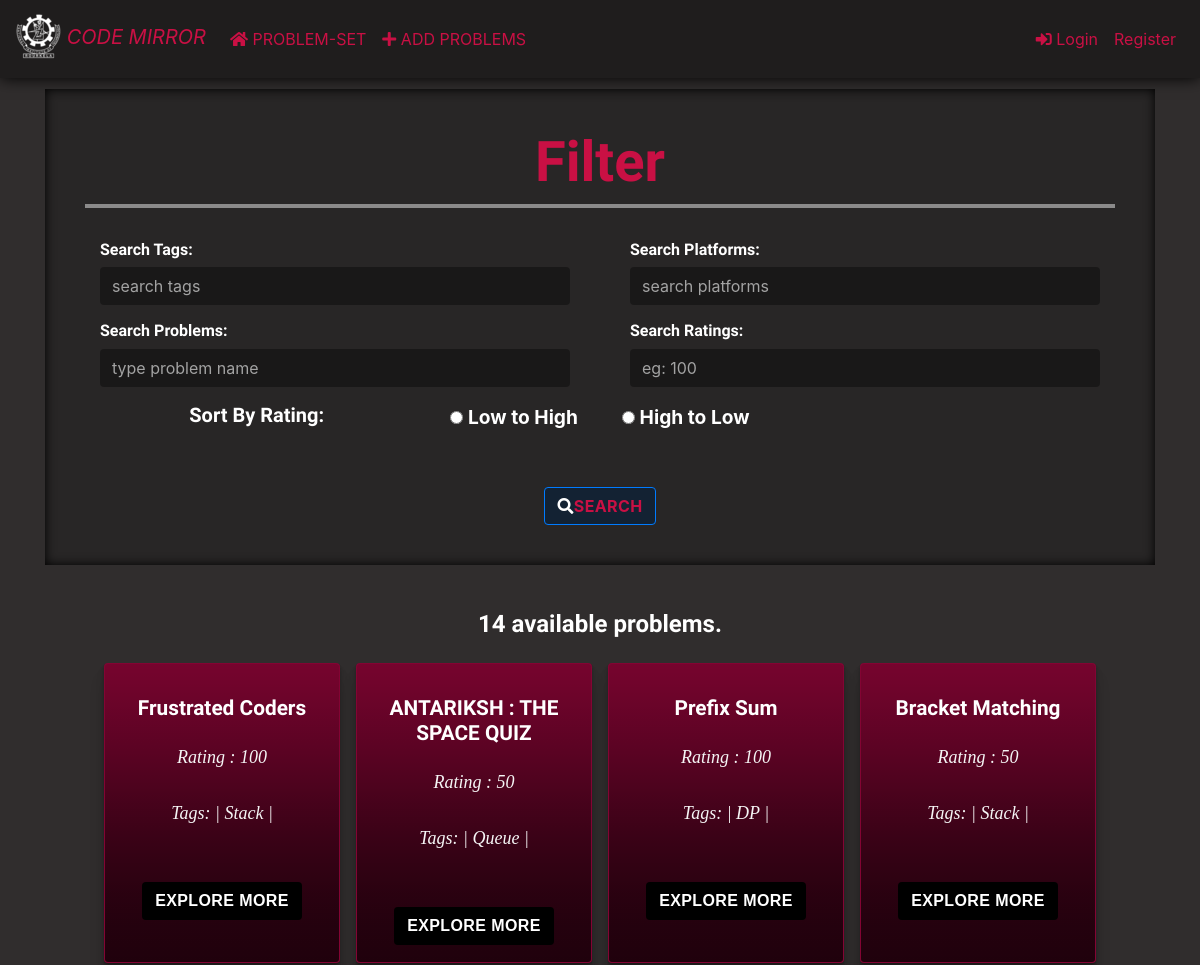
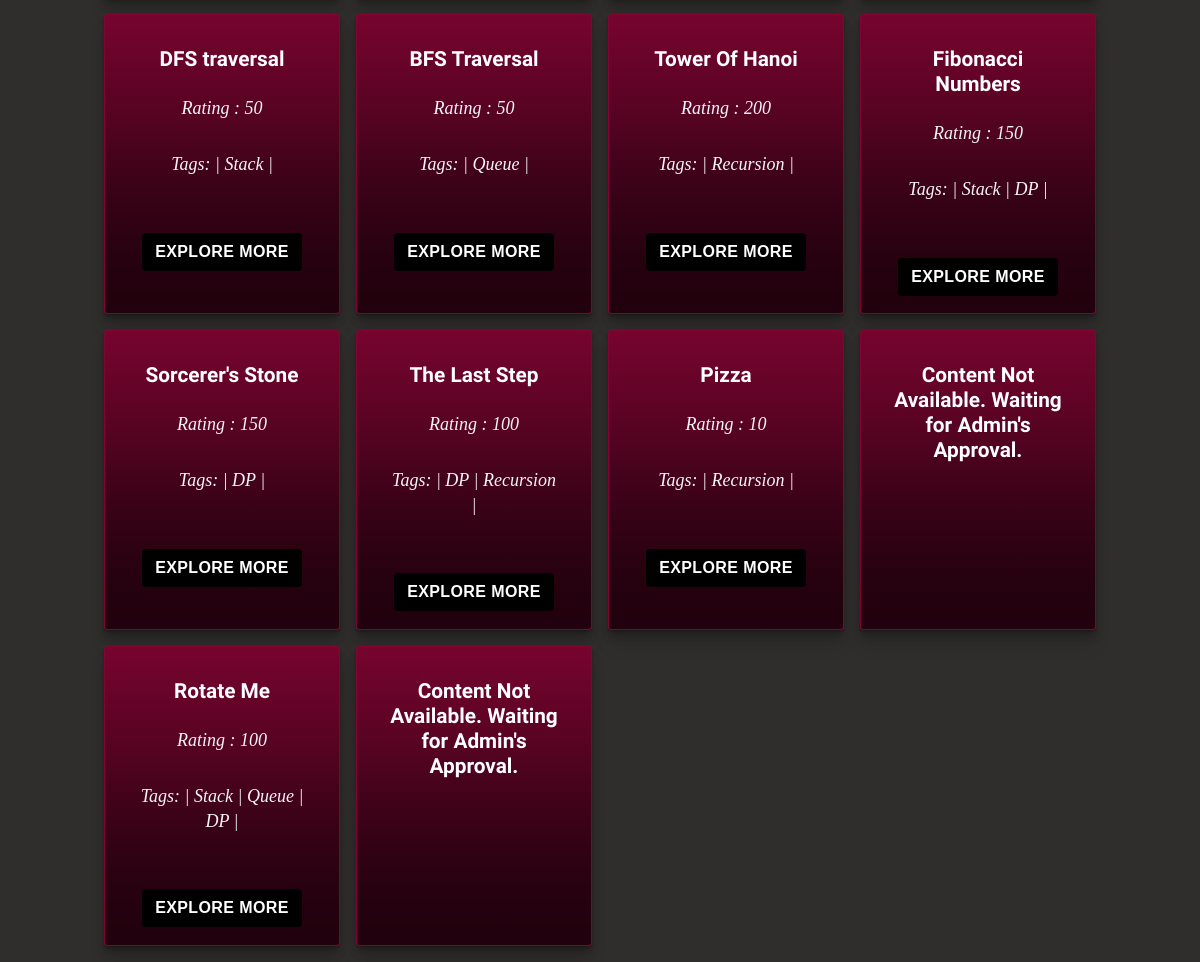
The app's page /index/ with its own data (2 pictures, top to bottom).
### cp_app/models.py (models this page shows, shortened)
class Problem(models.Model):
    title = models.CharField(max_length=200)
    author = models.ForeignKey(Author, on_delete=models.CASCADE)
    tag = models.ManyToManyField(Tag)
    description=models.CharField(max_length=10000)
    rating=models.PositiveIntegerField()
    link=models.URLField(max_length=100)
    reviewed=models.BooleanField()

class Tag(models.Model):
    name = models.CharField(max_length=20)
    def __str__(self):
        return self.name

### cp_app/views.py (the view)
# urls.py: path('index/',views.index,name='index'),
def index(request):
    q2 = Tag.objects.all()
    q1 = Problem.objects.all()
    q3= Author.objects.all()
    tag=request.POST.get('tag_query')
    problem_name=request.POST.get('title_query')
    author=request.POST.get('author_query')
    rating=request.POST.get('rating_query')
    sort_by_rating = request.POST.get('rating_sort')
    print(request.POST)
    if is_valid_queryparam(tag):
        q1 = q1.filter(tag__name__iexact=tag)
    if is_valid_queryparam(problem_name):
        q1 = q1.filter(title__icontains=problem_name)
    if is_valid_queryparam(author):
        q1 = q1.filter(author__name__iexact=author)
    if is_valid_queryparam(rating):
        q1 = q1.filter(rating__iexact=rating)
    if sort_by_rating=='up':
        print('hi')
        q1=q1.order_by('rating')
    elif sort_by_rating=='down':
        q1=q1.order_by('-rating')
    return render(request,'index.html',{ 'problems':q1,'tags':q2,'authors':q3})

### cp_app/views.py (called while the page is built)
def is_valid_queryparam(param):
    return param != '' and param is not None

### templates/index.html (shortened to what this page needs)
<!DOCTYPE html>
{% extends 'base.html' %}
{% load static %}
{% block links_n_scripts %}
  {% load bootstrap4 %}
  {% bootstrap_css %}
  <link rel="stylesheet" href="//code.jquery.com/ui/1.12.1/themes/base/jquery-ui.css">
{% endblock %}
{% block body_block %}
<div class="jumbotron jumbotron-translucent" style="margin: 65px 0px 45px 0px; border-radius: 0rem!important;">
  <form method="post">
    <h1 class="filterf"><b style="color: #c91044;">Filter</b></h1>
    <hr>
    <br>
    <div class="row">
      <div class="col-lg-6 col-sm-6">
        <div class="col form-group">
          <h6><b>Search Tags:</b></h6>
          <input list="tags" type="search" name="tag_query" autocomplete="off" class="form-control textbox-translucent" placeholder="search tags" >
        </div>
      </div>
      <div class="col-lg-6 col-sm-6">
        <div class="col form-group">
          <h6><b>Search Platforms:</b></h6>
          <input list="authors" type="search" name="author_query" autocomplete="off" class="form-control textbox-translucent" placeholder="search platforms"  >
        </div>
      </div>
      <div class="col-lg-6 col-sm-6">
        <div class="col form-group">
          <h6><b>Search Problems:</b></h6>
          <input type="text" name="title_query" autocomplete="off" class="form-control textbox-translucent" placeholder="type problem name" >
        </div>
      </div>
      <div class="col-lg-6 col-sm-6">
        <div class="col form-group">
          <h6><b>Search Ratings:</b></h6>
          <input  type="text" name="rating_query" autocomplete="off" class="form-control textbox-translucent" placeholder="eg: 100" >
        </div>
      </div>
    </div>
    <div class="col-md text-center">
      <div class="row">
        <div class="col-lg-4 col-sm-4">
          <h5><b>Sort By Rating:</b></h5>
        </div>
        <div class="col-lg-4 col-sm-4">
          <div class="row">
            <div class="col-lg-6 col-sm-6">
              <label><input class="checkbox"  type="radio" value="up" name="rating_sort" ><b style="color: white;font-size: 1.2em;">  Low to High</b></label>
            </div>
            <div class="col-lg-6 col-sm-6">
              <label><input class="checkbox"  type="radio" value="down" name="rating_sort" ><b style="color: white;font-size: 1.2em;">  High to Low</b></label>
            </div>
          </div>
        </div>
        <div class="col-lg-4 col-sm-4">
        </div>
      </div>
      <br>
      <button class="btn btn-primary button-translucent" type="submit"><i class="fas fa-search"></i><b style="color: #c91044;">Search</b></button>
    </div>
  </form>
</div>
{% if problems %}
  {% if request.method == 'POST' %}
  <h4 style="text-align: center"><b>{{ problems.count }} problems found.</b></h4>
  {% else %}
  <h4 style="text-align: center"><b>{{ problems.count }} available problems.</b></h4>
  {% endif %}
  <main class="page-content">
  {% for x in problems %}
  {% if x.reviewed %}
      <div style="background-color: #96053a;" class="card">
        <div class="content">
          <h2 class="title"><a href="{% url 'cp_app:problem_detail' pk=x.pk %}"><b style="color: white;">{{ x.title }}</b></a></h2>
          <p class="copy">Rating : {{ x.rating }}</p>
          <p class="copy">Tags:
            {% for tags in x.tag.all%}
              | {{ tags }}
            {%endfor%}|
          </p>
          <a href="{% url 'cp_app:problem_detail' pk=x.pk %}"><button style="background-color: black;" class="btn"><b style="color: white;">Explore More</b></button></a>
        </div>
      </div>
    {% else %}
      <div style="background-color: #96053a;" class="card">
        <div class="content">
          <h2 class="title">Content Not Available. Waiting for Admin's Approval.</h2>
        </div>
      </div>
  {%endif%}
{% endfor %}
</main>
{% else %}
  <h1 style="color: #efefef;">NO problems</h1>
{% endif %}
{% endblock %}

### static/css/master.css (style rules this page uses)
.jumbotron-translucent { background-color: #00000029!important; box-shadow: inset 0 0 11px black; padding: 40px!important; border-top-left-radius: 4rem!important; border-bottom-right-radius: 4rem!important; }
h1, h2, h3, h4, h5, h6 { color: white!important; font-family: 'Quicksand', sans-serif!important; }
input::placeholder { color: rgb(163, 163, 163)!important; }
input { color: white!important; }
.textbox-translucent { background-color: #00000060!important; border: transparent!important; }
.button-translucent { background-color: #001f4085!important; border-color: #007bff!important; transition: background-color .15s ease-in-out!important; }
hr { display: block; margin-top: 0.5em!important; margin-bottom: 0.5em!important; margin-left: auto; margin-right: auto; border: 2px solid rgba(255, 255, 255, 0.459)!important; }

### records on screen
Problem: title "Frustrated Coders", rating "100"
Tag: name "Stack"
Problem: title "ANTARIKSH : THE SPACE QUIZ", rating "50"
Tag: name "Queue"
Problem: title "Prefix Sum", rating "100"
Tag: name "DP"
Problem: title "Bracket Matching", rating "50"
Problem: title "DFS traversal", rating "50"
Problem: title "BFS Traversal", rating "50"
Problem: title "Tower Of Hanoi", rating "200"
Tag: name "Recursion"
Problem: title "Fibonacci Numbers", rating "150"
Problem: title "Sorcerer's Stone", rating "150"
Problem: title "The Last Step", rating "100"
Problem: title "Pizza", rating "10"
Problem: shows "Content Not Available. Waiting for Admin's Approval."
Problem: title "Rotate Me", rating "100"
Problem: shows "Content Not Available. Waiting for Admin's Approval."

### other values on screen
{{ problems.count }} "14"
